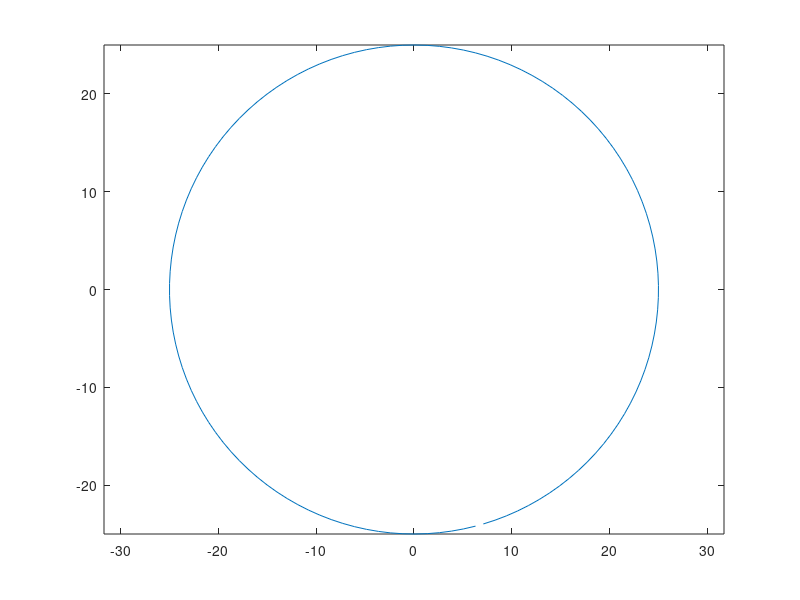

The MATLAB source for this figure:
N=input("How many pendulums are there? ");
l=zeros(N,1);
v=zeros(N,1);
f0=zeros(N,1);
for i=1:N
    l(i)=input("What's the length of this pendulum? ");
    v(i)=input("What's the angular velocity of this pendulum? ");
    f0(i)=input("What's the initial phase of this pendulum? ");
end
t=0:0.01:2*pi/v(1);
x=zeros(length(t),1);
y=zeros(length(t),1);
for j=1:length(t)
    for i=1:N
        x(j)=x(j)+l(i)*cos(v(i)*t(j)+f0(i));
        y(j)=y(j)+l(i)*sin(v(i)*t(j)+f0(i));
    end
end
plot(x,y)
axis equal
